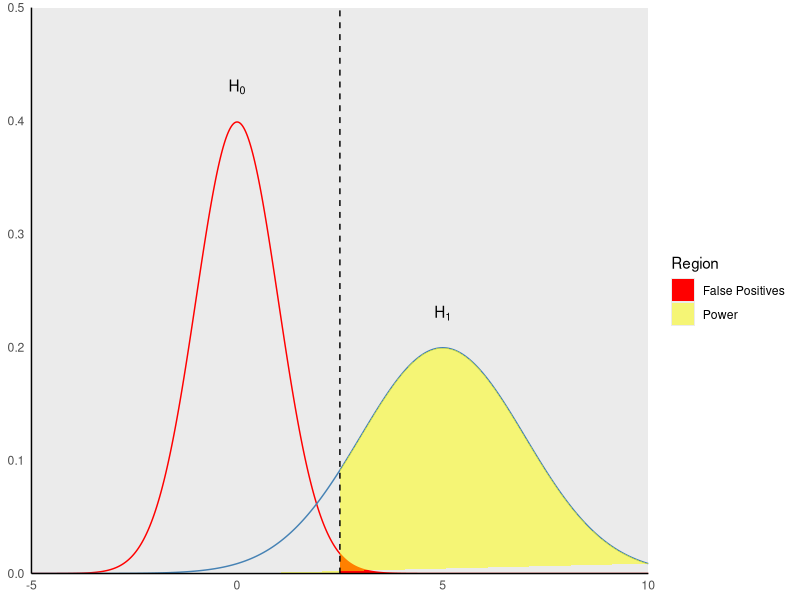
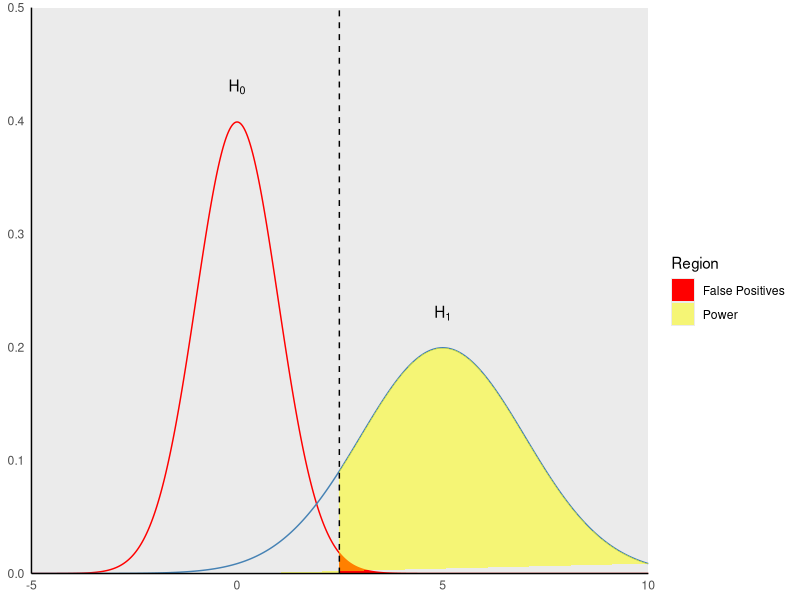
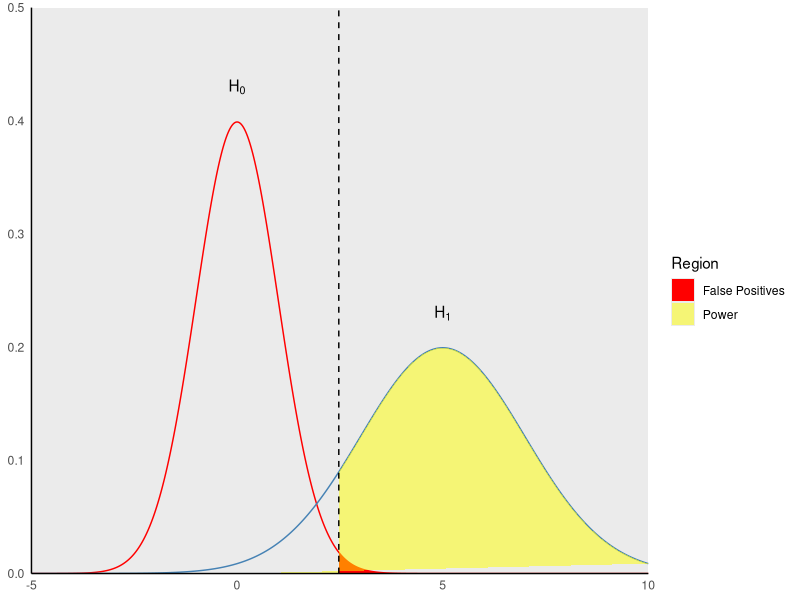
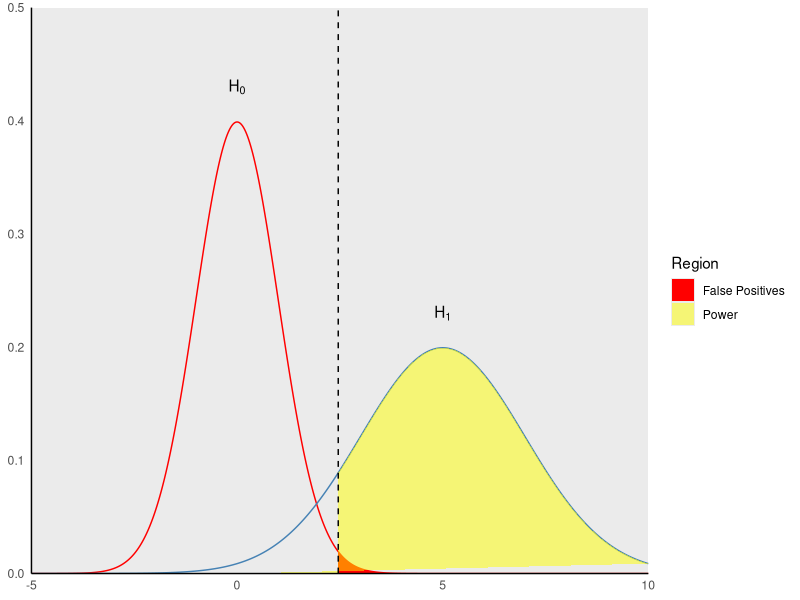
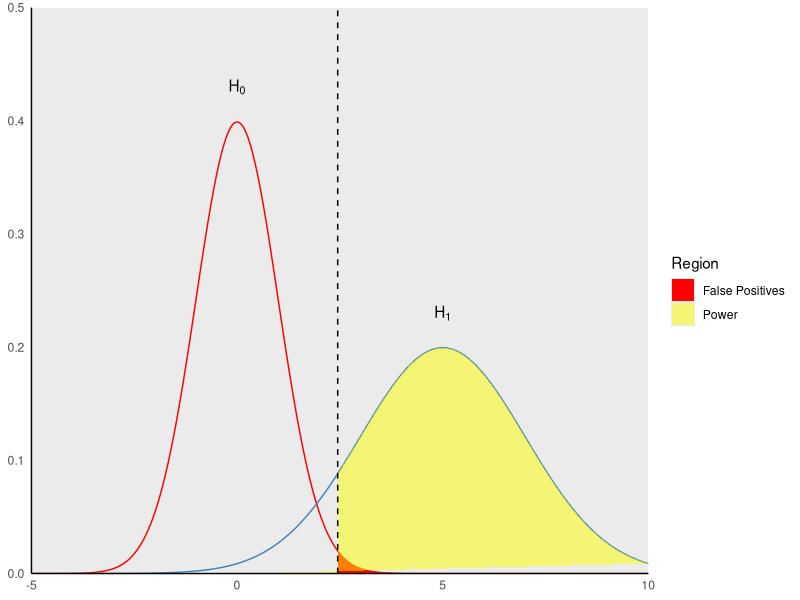
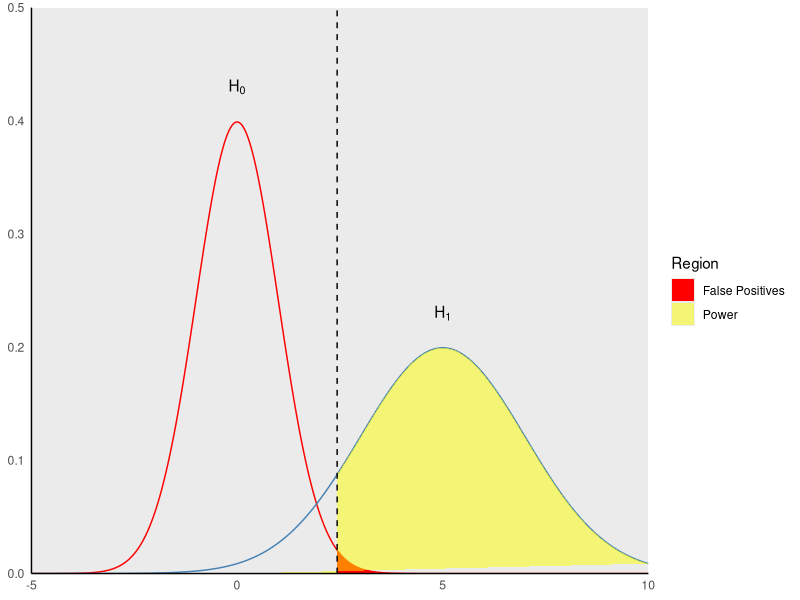
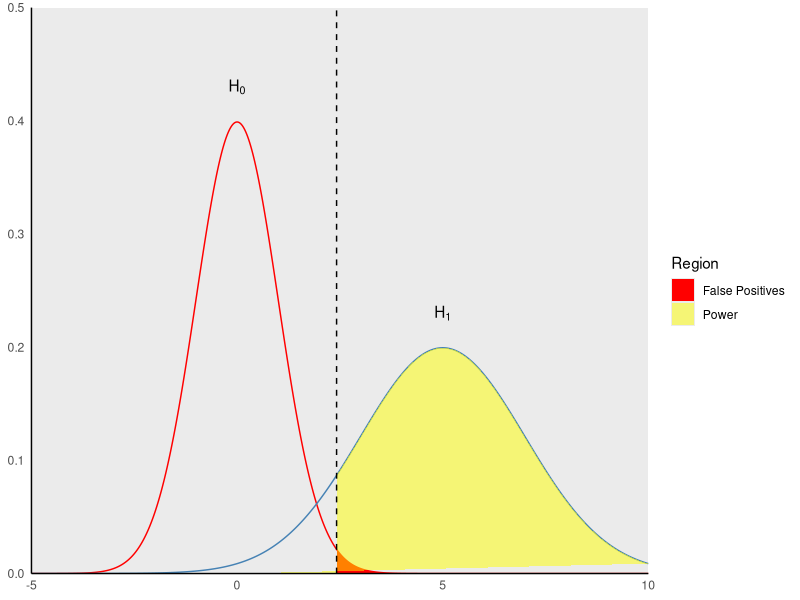
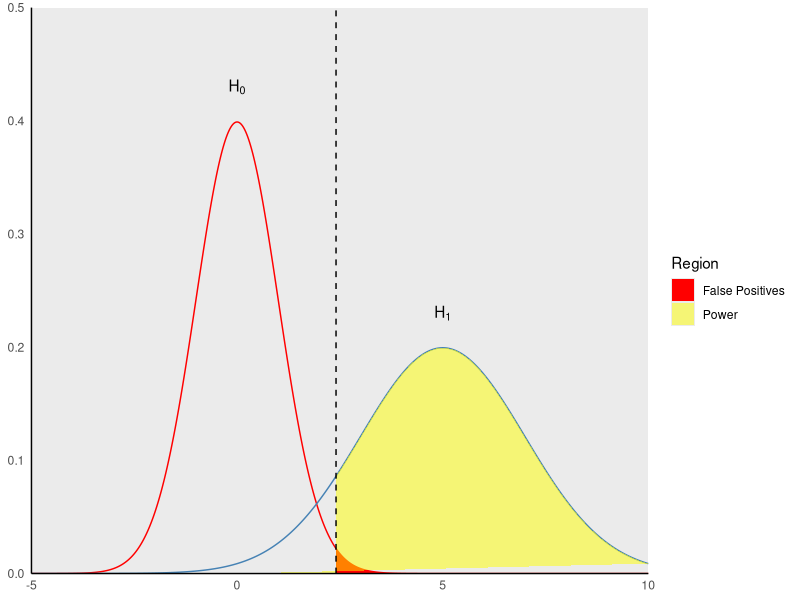

The R script that drew these images, in order: (Note: this script raises an error after producing the figures.)
library(ggplot2)
library(gganimate)

tble = data.frame(x = seq(-5, 10, length.out = 10000))
tble$y1 = dnorm(tble$x)
tble$y2 = dnorm(tble$x, 5, 2)
cutoffs = rev(seq(0.5, 2.5, length.out=150))

dir.create('../temp_images/')

for(i in 1:length(cutoffs)){
  gg = ggplot() +
        geom_line(data=tble, aes(x=x, y=y1), color='red') +
        geom_line(data=tble, aes(x=x, y=y2), color='steelblue') +
        geom_polygon(data = rbind(c(cutoffs[i],0), subset(tble, x>cutoffs[i], c(x,y1)), c(tble[nrow(tble), 'y1'], 0)),
                     aes(x,y1, fill='f1')) +
        geom_polygon(data = rbind(c(cutoffs[i],0), subset(tble, x>cutoffs[i], c(x, y2)), c(tble[nrow(tble), 'y2'], 0)),
                     aes(x,y2,fill='f3'), alpha=0.5) +
        geom_segment(aes(x=cutoffs[i], y=0, xend=cutoffs[i], yend=0.5), linetype='dashed', color='black') +
        annotate(geom='text', x=0, y=0.43, label=expression(H[0])) +
        annotate(geom='text', x=5, y=0.23, label=expression(H[1])) +
        scale_fill_manual(name='Region', values=c(f1='red', f3='yellow'), labels=c('False Positives', 'Power')) +
        scale_x_continuous(limits=c(-5,10), expand=c(0,0))+
        scale_y_continuous(limits=c(0,0.5), expand=c(0,0))+
        theme(#axis.text=element_blank(),
          axis.ticks=element_blank(),
          axis.title=element_blank(),
          axis.line=element_line(color='black'),
          panel.grid=element_blank())
  
  ggsave(plot=gg, filename=paste0('../temp_images/',i,'.png'), dpi='retina')
}

#for generating video- run on linux
#ffmpeg -framerate 50 -s 620x466 -i %d.png -c:v libx264 -profile:v high -crf 20 -pix_fmt yuv420p output25.mp4
